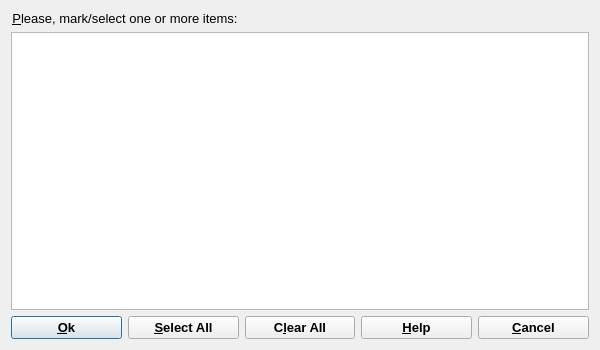
<?xml version="1.0" encoding="UTF-8"?>
<ui version="4.0">
 <class>SelectDialogData</class>
 <widget class="QDialog" name="SelectDialogData">
  <property name="windowModality">
   <enum>Qt::WindowModal</enum>
  </property>
  <property name="geometry">
   <rect>
    <x>0</x>
    <y>0</y>
    <width>600</width>
    <height>350</height>
   </rect>
  </property>
  <property name="minimumSize">
   <size>
    <width>600</width>
    <height>350</height>
   </size>
  </property>
  <property name="font">
   <font>
    <pointsize>10</pointsize>
   </font>
  </property>
  <property name="windowTitle">
   <string>Multiple Selection Dialog</string>
  </property>
  <property name="sizeGripEnabled">
   <bool>false</bool>
  </property>
  <property name="modal">
   <bool>true</bool>
  </property>
  <layout class="QGridLayout" name="gridLayout">
   <item row="0" column="0" colspan="2">
    <widget class="QLabel" name="pLabel">
     <property name="text">
      <string>&amp;Please, mark/select one or more items:</string>
     </property>
     <property name="alignment">
      <set>Qt::AlignCenter</set>
     </property>
     <property name="wordWrap">
      <bool>false</bool>
     </property>
     <property name="buddy">
      <cstring>pList</cstring>
     </property>
    </widget>
   </item>
   <item row="1" column="0" colspan="5">
    <widget class="QListWidget" name="pList">
     <property name="palette">
      <palette>
       <active>
        <colorrole role="Highlight">
         <brush brushstyle="SolidPattern">
          <color alpha="255">
           <red>49</red>
           <green>106</green>
           <blue>197</blue>
          </color>
         </brush>
        </colorrole>
        <colorrole role="HighlightedText">
         <brush brushstyle="SolidPattern">
          <color alpha="255">
           <red>255</red>
           <green>255</green>
           <blue>255</blue>
          </color>
         </brush>
        </colorrole>
       </active>
       <inactive>
        <colorrole role="Highlight">
         <brush brushstyle="SolidPattern">
          <color alpha="255">
           <red>49</red>
           <green>106</green>
           <blue>197</blue>
          </color>
         </brush>
        </colorrole>
        <colorrole role="HighlightedText">
         <brush brushstyle="SolidPattern">
          <color alpha="255">
           <red>255</red>
           <green>255</green>
           <blue>255</blue>
          </color>
         </brush>
        </colorrole>
       </inactive>
       <disabled>
        <colorrole role="Highlight">
         <brush brushstyle="SolidPattern">
          <color alpha="255">
           <red>49</red>
           <green>106</green>
           <blue>197</blue>
          </color>
         </brush>
        </colorrole>
        <colorrole role="HighlightedText">
         <brush brushstyle="SolidPattern">
          <color alpha="255">
           <red>255</red>
           <green>255</green>
           <blue>255</blue>
          </color>
         </brush>
        </colorrole>
       </disabled>
      </palette>
     </property>
     <property name="selectionRectVisible">
      <bool>true</bool>
     </property>
    </widget>
   </item>
   <item row="2" column="0">
    <widget class="QPushButton" name="PushButton1">
     <property name="sizePolicy">
      <sizepolicy hsizetype="Minimum" vsizetype="Minimum">
       <horstretch>0</horstretch>
       <verstretch>0</verstretch>
      </sizepolicy>
     </property>
     <property name="font">
      <font>
       <weight>75</weight>
       <bold>true</bold>
      </font>
     </property>
     <property name="text">
      <string>&amp;Ok</string>
     </property>
     <property name="shortcut">
      <string>Alt+O</string>
     </property>
     <property name="default">
      <bool>true</bool>
     </property>
    </widget>
   </item>
   <item row="2" column="1">
    <widget class="QPushButton" name="pButton2">
     <property name="sizePolicy">
      <sizepolicy hsizetype="Minimum" vsizetype="Minimum">
       <horstretch>0</horstretch>
       <verstretch>0</verstretch>
      </sizepolicy>
     </property>
     <property name="font">
      <font>
       <weight>75</weight>
       <bold>true</bold>
      </font>
     </property>
     <property name="text">
      <string>&amp;Select All</string>
     </property>
     <property name="shortcut">
      <string>Alt+S</string>
     </property>
    </widget>
   </item>
   <item row="2" column="2">
    <widget class="QPushButton" name="pButton3">
     <property name="sizePolicy">
      <sizepolicy hsizetype="Minimum" vsizetype="Minimum">
       <horstretch>0</horstretch>
       <verstretch>0</verstretch>
      </sizepolicy>
     </property>
     <property name="font">
      <font>
       <weight>75</weight>
       <bold>true</bold>
      </font>
     </property>
     <property name="text">
      <string>C&amp;lear All</string>
     </property>
     <property name="shortcut">
      <string>Alt+L</string>
     </property>
    </widget>
   </item>
   <item row="2" column="3">
    <widget class="QPushButton" name="bHelp">
     <property name="sizePolicy">
      <sizepolicy hsizetype="Minimum" vsizetype="Minimum">
       <horstretch>0</horstretch>
       <verstretch>0</verstretch>
      </sizepolicy>
     </property>
     <property name="font">
      <font>
       <weight>75</weight>
       <bold>true</bold>
      </font>
     </property>
     <property name="text">
      <string>&amp;Help</string>
     </property>
     <property name="shortcut">
      <string>F1</string>
     </property>
    </widget>
   </item>
   <item row="2" column="4">
    <widget class="QPushButton" name="PushButton4">
     <property name="sizePolicy">
      <sizepolicy hsizetype="Minimum" vsizetype="Minimum">
       <horstretch>0</horstretch>
       <verstretch>0</verstretch>
      </sizepolicy>
     </property>
     <property name="font">
      <font>
       <weight>75</weight>
       <bold>true</bold>
      </font>
     </property>
     <property name="text">
      <string>&amp;Cancel</string>
     </property>
     <property name="shortcut">
      <string>Alt+C</string>
     </property>
    </widget>
   </item>
  </layout>
 </widget>
 <layoutdefault spacing="6" margin="11"/>
 <tabstops>
  <tabstop>PushButton1</tabstop>
  <tabstop>pButton2</tabstop>
  <tabstop>pButton3</tabstop>
  <tabstop>PushButton4</tabstop>
 </tabstops>
 <resources/>
 <connections>
  <connection>
   <sender>PushButton1</sender>
   <signal>clicked()</signal>
   <receiver>SelectDialogData</receiver>
   <slot>accept()</slot>
   <hints>
    <hint type="sourcelabel">
     <x>20</x>
     <y>20</y>
    </hint>
    <hint type="destinationlabel">
     <x>20</x>
     <y>20</y>
    </hint>
   </hints>
  </connection>
  <connection>
   <sender>PushButton4</sender>
   <signal>clicked()</signal>
   <receiver>SelectDialogData</receiver>
   <slot>reject()</slot>
   <hints>
    <hint type="sourcelabel">
     <x>20</x>
     <y>20</y>
    </hint>
    <hint type="destinationlabel">
     <x>20</x>
     <y>20</y>
    </hint>
   </hints>
  </connection>
  <connection>
   <sender>pButton2</sender>
   <signal>clicked()</signal>
   <receiver>SelectDialogData</receiver>
   <slot>CmSelectAll()</slot>
   <hints>
    <hint type="sourcelabel">
     <x>20</x>
     <y>20</y>
    </hint>
    <hint type="destinationlabel">
     <x>20</x>
     <y>20</y>
    </hint>
   </hints>
  </connection>
  <connection>
   <sender>pButton3</sender>
   <signal>clicked()</signal>
   <receiver>SelectDialogData</receiver>
   <slot>CmClearAll()</slot>
   <hints>
    <hint type="sourcelabel">
     <x>20</x>
     <y>20</y>
    </hint>
    <hint type="destinationlabel">
     <x>20</x>
     <y>20</y>
    </hint>
   </hints>
  </connection>
 </connections>
</ui>
